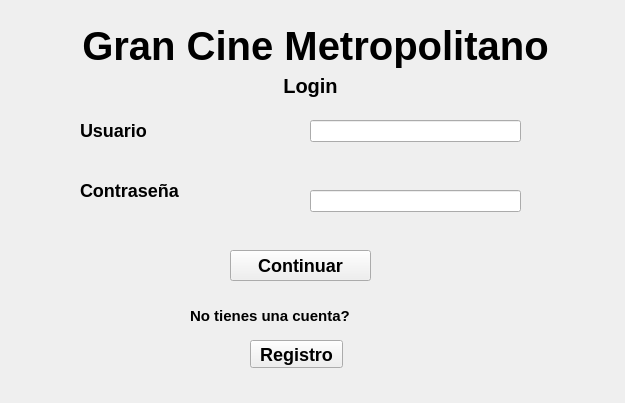
<?xml version="1.0" encoding="UTF-8"?>
<ui version="4.0">
 <class>MainWindow</class>
 <widget class="QMainWindow" name="MainWindow">
  <property name="geometry">
   <rect>
    <x>0</x>
    <y>0</y>
    <width>625</width>
    <height>403</height>
   </rect>
  </property>
  <property name="windowTitle">
   <string>MainWindow</string>
  </property>
  <property name="styleSheet">
   <string notr="true">font-family: &quot;Courier New&quot;;
font-size: 18px;
font-weight: bold;
</string>
  </property>
  <widget class="QWidget" name="centralwidget">
   <widget class="QLabel" name="label">
    <property name="geometry">
     <rect>
      <x>40</x>
      <y>0</y>
      <width>551</width>
      <height>91</height>
     </rect>
    </property>
    <property name="styleSheet">
     <string notr="true">font-family: &quot;Times New Roman&quot;;
font-size: 40px;
font-weight: bold;
</string>
    </property>
    <property name="text">
     <string>Gran Cine Metropolitano</string>
    </property>
    <property name="alignment">
     <set>Qt::AlignCenter</set>
    </property>
   </widget>
   <widget class="QPushButton" name="btmRegistro">
    <property name="geometry">
     <rect>
      <x>250</x>
      <y>340</y>
      <width>93</width>
      <height>28</height>
     </rect>
    </property>
    <property name="text">
     <string>Registro</string>
    </property>
   </widget>
   <widget class="QPushButton" name="btnContinuar">
    <property name="geometry">
     <rect>
      <x>230</x>
      <y>250</y>
      <width>141</width>
      <height>31</height>
     </rect>
    </property>
    <property name="text">
     <string>Continuar</string>
    </property>
   </widget>
   <widget class="QLabel" name="label_3">
    <property name="geometry">
     <rect>
      <x>80</x>
      <y>100</y>
      <width>211</width>
      <height>61</height>
     </rect>
    </property>
    <property name="text">
     <string>Usuario</string>
    </property>
    <property name="alignment">
     <set>Qt::AlignLeading|Qt::AlignLeft|Qt::AlignVCenter</set>
    </property>
    <property name="wordWrap">
     <bool>false</bool>
    </property>
   </widget>
   <widget class="QLabel" name="label_7">
    <property name="geometry">
     <rect>
      <x>80</x>
      <y>160</y>
      <width>211</width>
      <height>61</height>
     </rect>
    </property>
    <property name="text">
     <string>Contraseña</string>
    </property>
    <property name="alignment">
     <set>Qt::AlignLeading|Qt::AlignLeft|Qt::AlignVCenter</set>
    </property>
   </widget>
   <widget class="QLabel" name="label_4">
    <property name="geometry">
     <rect>
      <x>190</x>
      <y>300</y>
      <width>201</width>
      <height>31</height>
     </rect>
    </property>
    <property name="styleSheet">
     <string notr="true">font-size: 15px;
</string>
    </property>
    <property name="text">
     <string>No tienes una cuenta?</string>
    </property>
   </widget>
   <widget class="QLineEdit" name="txtUsuario">
    <property name="geometry">
     <rect>
      <x>310</x>
      <y>120</y>
      <width>211</width>
      <height>22</height>
     </rect>
    </property>
   </widget>
   <widget class="QLineEdit" name="txtcontra">
    <property name="geometry">
     <rect>
      <x>310</x>
      <y>190</y>
      <width>211</width>
      <height>22</height>
     </rect>
    </property>
   </widget>
   <widget class="QLabel" name="label_5">
    <property name="geometry">
     <rect>
      <x>210</x>
      <y>70</y>
      <width>201</width>
      <height>31</height>
     </rect>
    </property>
    <property name="styleSheet">
     <string notr="true">font-size: 20px;
</string>
    </property>
    <property name="text">
     <string>Login</string>
    </property>
    <property name="alignment">
     <set>Qt::AlignCenter</set>
    </property>
   </widget>
  </widget>
 </widget>
 <resources/>
 <connections/>
</ui>
